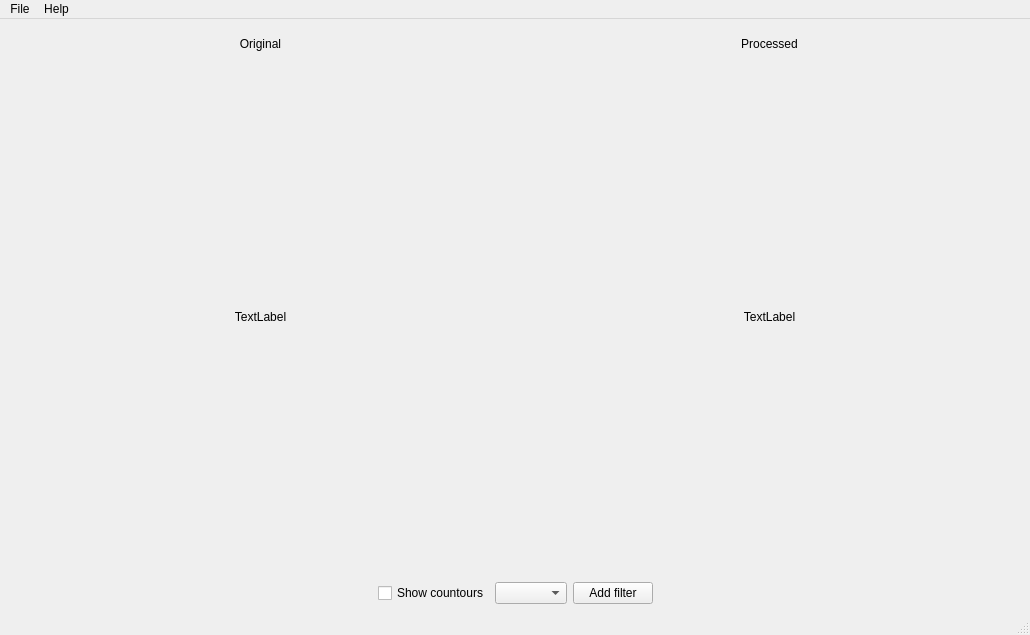
<?xml version="1.0" encoding="UTF-8"?>
<ui version="4.0">
 <class>MainWindow</class>
 <widget class="QMainWindow" name="MainWindow">
  <property name="geometry">
   <rect>
    <x>0</x>
    <y>0</y>
    <width>1030</width>
    <height>635</height>
   </rect>
  </property>
  <property name="windowTitle">
   <string>Image Processing</string>
  </property>
  <widget class="QWidget" name="centralwidget">
   <layout class="QVBoxLayout" name="verticalLayout_4">
    <item>
     <layout class="QHBoxLayout" name="h_img_lay">
      <item>
       <layout class="QVBoxLayout" name="original_img_v_lay">
        <item>
         <spacer name="verticalSpacer">
          <property name="orientation">
           <enum>Qt::Vertical</enum>
          </property>
          <property name="sizeHint" stdset="0">
           <size>
            <width>20</width>
            <height>40</height>
           </size>
          </property>
         </spacer>
        </item>
        <item>
         <widget class="QLabel" name="original_name_lbl">
          <property name="text">
           <string>Original</string>
          </property>
          <property name="scaledContents">
           <bool>false</bool>
          </property>
          <property name="alignment">
           <set>Qt::AlignCenter</set>
          </property>
         </widget>
        </item>
        <item>
         <spacer name="verticalSpacer_2">
          <property name="orientation">
           <enum>Qt::Vertical</enum>
          </property>
          <property name="sizeHint" stdset="0">
           <size>
            <width>20</width>
            <height>40</height>
           </size>
          </property>
         </spacer>
        </item>
        <item>
         <widget class="QLabel" name="original_frame_lbl">
          <property name="minimumSize">
           <size>
            <width>500</width>
            <height>500</height>
           </size>
          </property>
          <property name="text">
           <string>TextLabel</string>
          </property>
          <property name="alignment">
           <set>Qt::AlignCenter</set>
          </property>
         </widget>
        </item>
        <item>
         <spacer name="verticalSpacer_3">
          <property name="orientation">
           <enum>Qt::Vertical</enum>
          </property>
          <property name="sizeHint" stdset="0">
           <size>
            <width>20</width>
            <height>40</height>
           </size>
          </property>
         </spacer>
        </item>
       </layout>
      </item>
      <item>
       <layout class="QVBoxLayout" name="processed_img_v_lay">
        <item>
         <spacer name="verticalSpacer_4">
          <property name="orientation">
           <enum>Qt::Vertical</enum>
          </property>
          <property name="sizeHint" stdset="0">
           <size>
            <width>20</width>
            <height>40</height>
           </size>
          </property>
         </spacer>
        </item>
        <item>
         <widget class="QLabel" name="processed_name_lbl">
          <property name="text">
           <string>Processed</string>
          </property>
          <property name="alignment">
           <set>Qt::AlignCenter</set>
          </property>
         </widget>
        </item>
        <item>
         <spacer name="verticalSpacer_5">
          <property name="orientation">
           <enum>Qt::Vertical</enum>
          </property>
          <property name="sizeHint" stdset="0">
           <size>
            <width>20</width>
            <height>40</height>
           </size>
          </property>
         </spacer>
        </item>
        <item>
         <widget class="QLabel" name="processed_frame_lbl">
          <property name="minimumSize">
           <size>
            <width>500</width>
            <height>500</height>
           </size>
          </property>
          <property name="baseSize">
           <size>
            <width>0</width>
            <height>0</height>
           </size>
          </property>
          <property name="text">
           <string>TextLabel</string>
          </property>
          <property name="alignment">
           <set>Qt::AlignCenter</set>
          </property>
         </widget>
        </item>
        <item>
         <spacer name="verticalSpacer_6">
          <property name="orientation">
           <enum>Qt::Vertical</enum>
          </property>
          <property name="sizeHint" stdset="0">
           <size>
            <width>20</width>
            <height>40</height>
           </size>
          </property>
         </spacer>
        </item>
       </layout>
      </item>
     </layout>
    </item>
    <item>
     <layout class="QHBoxLayout" name="h_btn_lay">
      <item>
       <spacer name="horizontalSpacer">
        <property name="orientation">
         <enum>Qt::Horizontal</enum>
        </property>
        <property name="sizeHint" stdset="0">
         <size>
          <width>40</width>
          <height>20</height>
         </size>
        </property>
       </spacer>
      </item>
      <item>
       <widget class="QCheckBox" name="countours_check_box">
        <property name="text">
         <string>Show countours</string>
        </property>
       </widget>
      </item>
      <item>
       <widget class="QComboBox" name="filter_select"/>
      </item>
      <item>
       <widget class="QPushButton" name="add_filter_btn">
        <property name="text">
         <string>Add filter</string>
        </property>
       </widget>
      </item>
      <item>
       <spacer name="horizontalSpacer_2">
        <property name="orientation">
         <enum>Qt::Horizontal</enum>
        </property>
        <property name="sizeHint" stdset="0">
         <size>
          <width>40</width>
          <height>20</height>
         </size>
        </property>
       </spacer>
      </item>
     </layout>
    </item>
    <item>
     <layout class="QVBoxLayout" name="v_filters_lay"/>
    </item>
   </layout>
  </widget>
  <widget class="QMenuBar" name="menubar">
   <property name="geometry">
    <rect>
     <x>0</x>
     <y>0</y>
     <width>1030</width>
     <height>23</height>
    </rect>
   </property>
   <widget class="QMenu" name="menuFile">
    <property name="title">
     <string>File</string>
    </property>
    <addaction name="actionOpen_image"/>
    <addaction name="separator"/>
    <addaction name="actionSave_original_image"/>
    <addaction name="actionSave_processed_image"/>
    <addaction name="separator"/>
    <addaction name="actionExit"/>
   </widget>
   <widget class="QMenu" name="menuHelp">
    <property name="title">
     <string>Help</string>
    </property>
    <addaction name="actionLicense"/>
    <addaction name="actionAbout"/>
   </widget>
   <addaction name="menuFile"/>
   <addaction name="menuHelp"/>
  </widget>
  <widget class="QStatusBar" name="statusbar"/>
  <action name="actionOpen_image">
   <property name="text">
    <string>Open image</string>
   </property>
  </action>
  <action name="actionSave_original_image">
   <property name="text">
    <string>Save original image</string>
   </property>
  </action>
  <action name="actionSave_processed_image">
   <property name="text">
    <string>Save processed image</string>
   </property>
  </action>
  <action name="actionExit">
   <property name="text">
    <string>Exit</string>
   </property>
  </action>
  <action name="actionLicense">
   <property name="text">
    <string>License</string>
   </property>
  </action>
  <action name="actionAbout">
   <property name="text">
    <string>About</string>
   </property>
  </action>
 </widget>
 <resources/>
 <connections/>
</ui>
